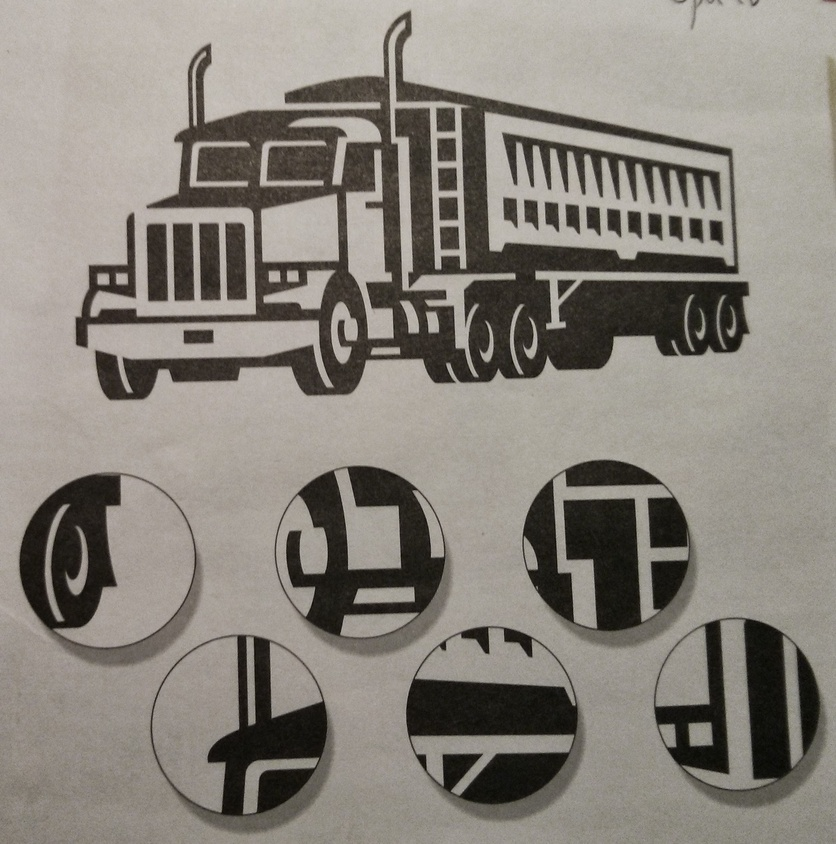
#> input picture python/projects/opencv/images/image1.jpg, 836 x 844 px, shrunk from 2149 x 2170 before the run
$ python histogram.py ../images/image1.jpg
#> lines starting #> are read from the running program, lines starting #| are printed output that depends on the picture
import cv2
import numpy as np
import matplotlib.pyplot as plt

def numpy_gray_histogram(path):
    '''
    '''
    image = cv2.imread(path, 0)
    length = [0, 256]
    plt.hist(image.ravel(), length[1], length)
    plt.show()

def numpy_color_histogram(path):
    '''
    '''
#> called with path = '../images/image1.jpg'
    image  = cv2.imread(path)
#> image is the input picture: shape (844, 836, 3); mean B, G, R 123.6, 131.3, 136.6
    image  = cv2.cvtColor(image, cv2.COLOR_RGB2HSV)
#> image: shape (844, 836, 3); mean H, S, V 101.8, 31.6, 136.6
    #ranges = [(0, 256), (0, 256), (0, 256)]          # RGB Ranges
    ranges = [(0, 180), (0, 256), (0, 256)]          # HSV Ranges
    colors = ['b', 'g', 'r']
    for channel, color in enumerate(colors):
        histogram = cv2.calcHist([image], [channel], None, [ranges[channel][1]], ranges[channel])
        plt.plot(histogram, color=color)
        plt.xlim(ranges[channel])
    plt.show()
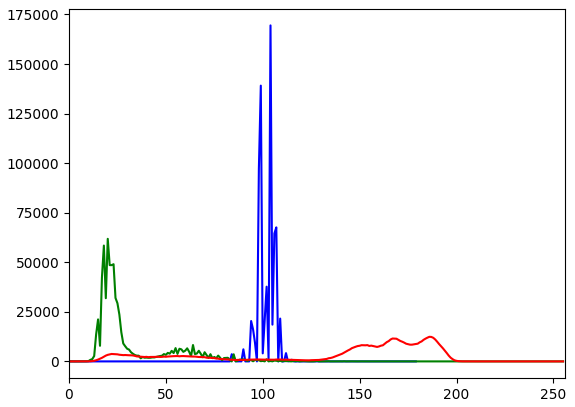
#> figure drawn by matplotlib, 1 panel; curve peaks at x = 104, y = 169473; curve peaks at x = 20, y = 61827; curve peaks at x = 186, y = 12404

def opencv_color_histogram(path):
    '''
    '''
    im_base   = cv2.imread(path)
    im_base   = cv2.cvtColor(im_base, cv2.COLOR_RGB2HSV)
    histogram = np.zeros((300, 256, 3))
    bins      = np.arange(256).reshape(256, 1)
    colors    = [(255, 0, 0), (0, 255, 0), (0, 0, 255)] # RGB Colors
    #ranges    = [(0, 180), (0, 256), (0, 256)]          # HSV Ranges
    ranges    = [(0, 256), (0, 256), (0, 256)]          # RGB Ranges
    sizes     = [[value[1]] for value in ranges]

    for channel, color in enumerate(colors):
        hist_entry = cv2.calcHist([im_base], [channel], None, sizes[channel], ranges[channel])
        cv2.normalize(hist_entry, hist_entry, ranges[channel][0], ranges[channel][1], cv2.NORM_MINMAX)
        entry  = np.int32(np.around(hist_entry))
        points = np.column_stack((bins, entry))
        cv2.polylines(histogram, [points], False, color)

    histogram = np.flipud(histogram)
    cv2.imshow('colorhist', histogram)
    cv2.waitKey(0)

if __name__ == "__main__":
    import sys

    #numpy_gray_histogram(sys.argv[1])
    numpy_color_histogram(sys.argv[1])
    #opencv_color_histogram(sys.argv[1])

$ run again, on python/projects/opencv/images/image3.jpg
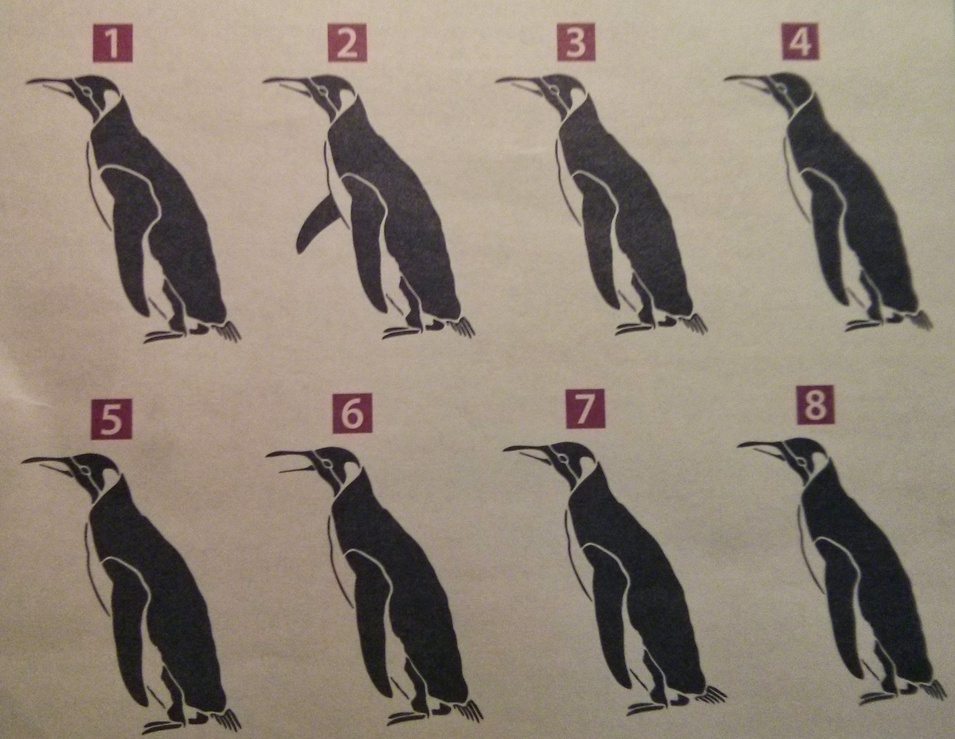
#> input picture python/projects/opencv/images/image3.jpg, 955 x 739 px, shrunk from 2640 x 2041 before the run
#> in numpy_color_histogram, image is the input picture: shape (739, 955, 3); mean B, G, R 119.3, 132.4, 144.3
#> image: shape (739, 955, 3); mean H, S, V 102.9, 45.1, 144.6
#> in numpy_color_histogram, `plt.show()`:
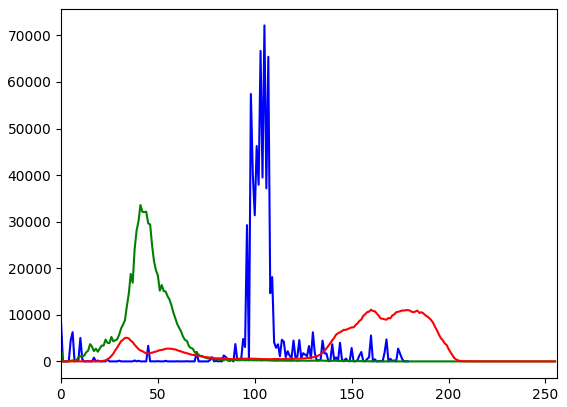
#> figure drawn by matplotlib, 1 panel; curve peaks at x = 105, y = 72148; curve peaks at x = 41, y = 33583; curve peaks at x = 160, y = 11091

$ run again, on python/projects/opencv/images/image4.jpg
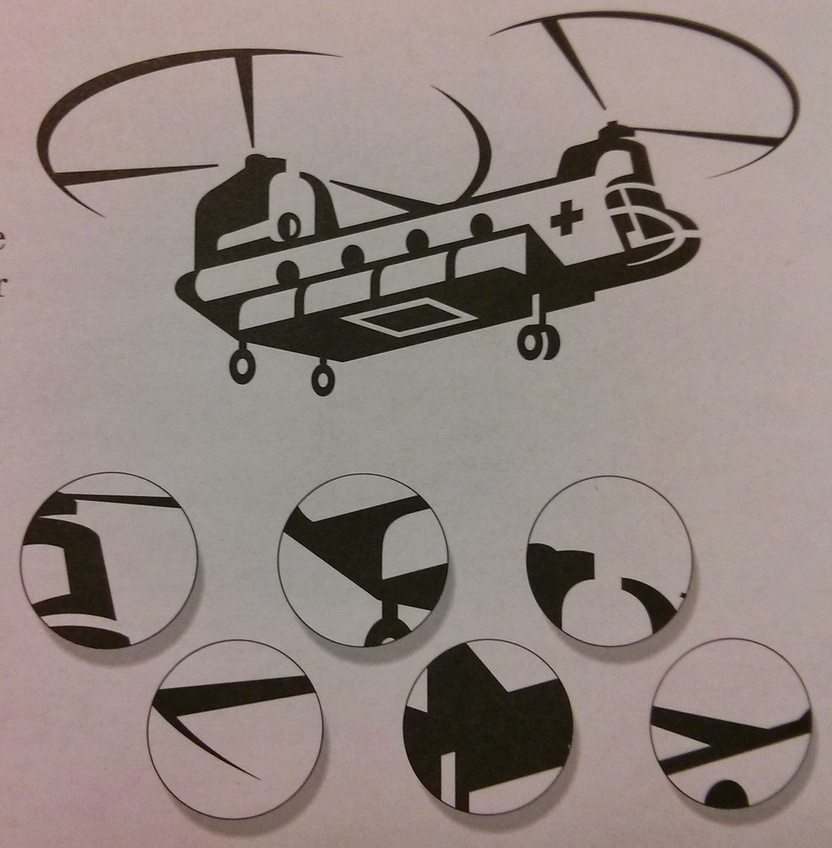
#> input picture python/projects/opencv/images/image4.jpg, 832 x 848 px, shrunk from 1971 x 2007 before the run
#> in numpy_color_histogram, image is the input picture: shape (848, 832, 3); mean B, G, R 127.7, 132.9, 145.6
#> image: shape (848, 832, 3); mean H, S, V 109.5, 39.9, 145.6
#> in numpy_color_histogram, `plt.show()`:
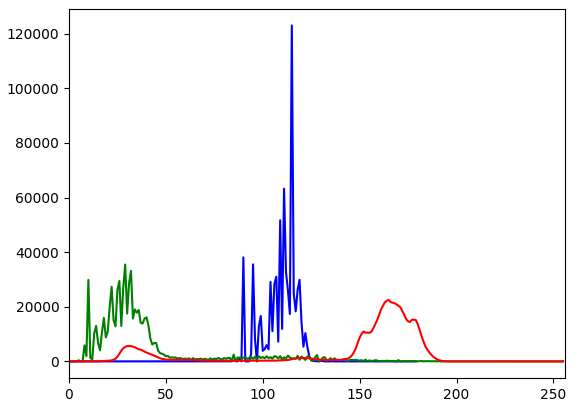
#> figure drawn by matplotlib, 1 panel; curve peaks at x = 115, y = 123053; curve peaks at x = 29, y = 35466; curve peaks at x = 165, y = 22524
